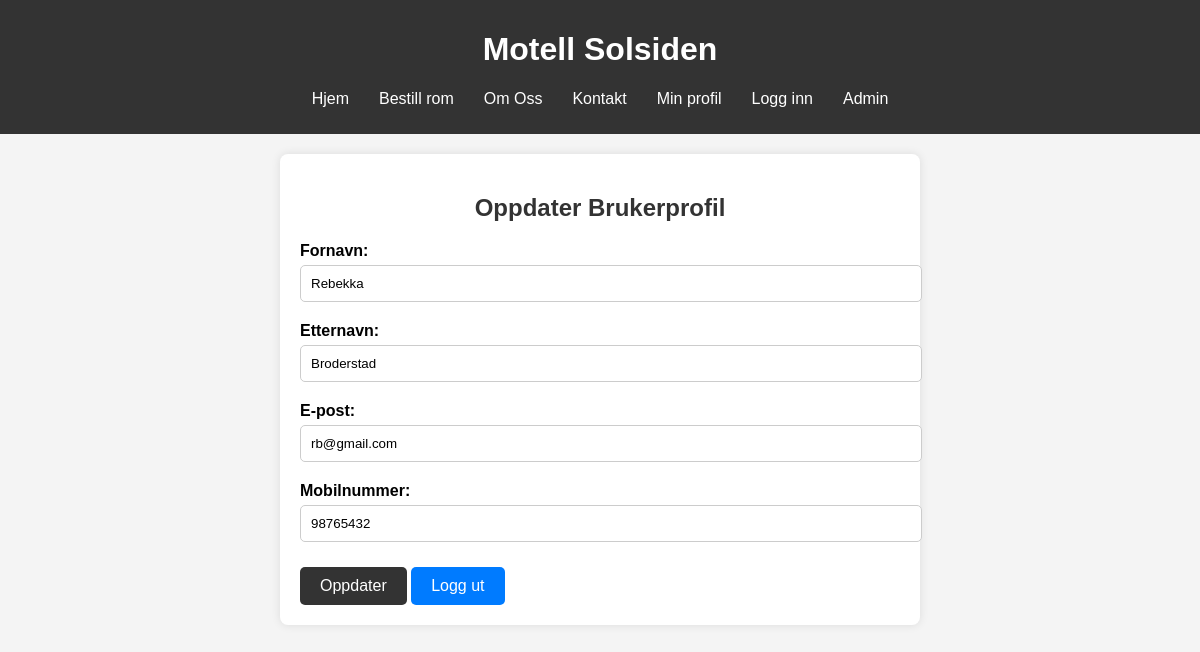
The page /gjesteprofil.php (signed in) on the database its author committed.
### tables this page shows
CREATE TABLE `users` (
  `bruker_id` int(11) NOT NULL,
  `fornavn` varchar(50) DEFAULT NULL,
  `etternavn` varchar(50) DEFAULT NULL,
  `mobil` int(15) DEFAULT NULL,
  `epost` varchar(100) DEFAULT NULL,
  `passord` varchar(100) DEFAULT NULL,
  `rolle` enum('gjest','admin') NOT NULL
);

### gjesteprofil.php (the view, shortened to what this page needs)
<?php
$bruker_id = $_SESSION["bruker_id"];
$servername = "localhost";
$username = "root";
$password = "";
$dbname = "motell";
$conn = new mysqli($servername, $username, $password, $dbname);
$sql = "SELECT fornavn, etternavn, epost, mobil FROM users WHERE bruker_id = ?";
$stmt = $conn->prepare($sql);
$stmt->bind_param("i", $bruker_id);
$stmt->execute();
$result = $stmt->get_result();
$user = $result->num_rows > 0 ? $result->fetch_assoc() : [];
?>
<!DOCTYPE html>
<html lang="no">
<head>
</head>
<body>
<header>
    <h1>Motell Solsiden</h1>
    <nav>
        <ul>
        <li><a href="index.php">Hjem</a></li>
            <li><a href="booking.php">Bestill rom</a></li>
            <li><a href="about.php">Om Oss</a></li>
            <li><a href="kontakt.php">Kontakt</a></li>
            <li><a href="gjesteprofil.php">Min profil</a></li>
            <li><a href="login.php">Logg inn</a></li>
            <li class="right-align"><a href="admin.php">Admin</a></li>
        </ul>
    </nav>
</header>
<div class="container">
    <h2>Oppdater Brukerprofil</h2>
    <form method="post" action="<?php echo htmlspecialchars($_SERVER["PHP_SELF"]); ?>">
        <label for="fornavn">Fornavn:</label>
        <input type="text" id="fornavn" name="fornavn" value="<?php echo $user["fornavn"] ?? ''; ?>">
        <label for="etternavn">Etternavn:</label>
        <input type="text" id="etternavn" name="etternavn" value="<?php echo $user["etternavn"] ?? ''; ?>">
        <label for="epost">E-post:</label>
        <input type="text" id="epost" name="epost" value="<?php echo $user["epost"] ?? ''; ?>">
        <label for="mobil">Mobilnummer:</label>
        <input type="text" id="mobil" name="mobil" value="<?php echo $user["mobil"] ?? ''; ?>">
        <input type="submit" value="Oppdater">
        <a href="logout.php" class="logout-button">Logg ut</a>
    </form>
</div>
</body>
</html>

### gjesteprofil.php (style rules this page uses)
body { font-family: Arial, sans-serif; background-color: #f4f4f4; margin: 0; padding: 0; }
header { background-color: #333; color: #fff; padding: 10px 0; text-align: center; }
header nav ul { list-style: none; display: flex; justify-content: center; padding: 0; }
header nav ul li { margin: 0 15px; }
header nav ul li a { color: #fff; text-decoration: none; }
.container { max-width: 600px; margin: 20px auto; padding: 20px; background-color: #fff; border-radius: 8px; box-shadow: 0 0 10px rgba(0, 0, 0, 0.1); }
.container h2 { text-align: center; color: #333; }
form label { font-weight: bold; margin-top: 10px; display: block; }
form input[type="text"], form input[type="email"] { width: 100%; padding: 10px; margin: 5px 0 10px 0; border: 1px solid #ccc; border-radius: 5px; }
form input[type="submit"] { display: inline-block; margin-top: 15px; padding: 10px 20px; background-color: #333; color: white; text-decoration: none; border: none; border-radius: 5px; text-align: center; font-size: 16px; cursor: pointer; transition: background-color 0.3s ease; }
.logout-button { display: inline-block; margin-top: 15px; padding: 10px 20px; background-color: #007BFF; color: white; text-decoration: none; border: none; border-radius: 5px; text-align: center; font-size: 16px; cursor: pointer; transition: background-color 0.3s ease; }

### rows shown on the page
users: fornavn "Rebekka", etternavn "Broderstad", epost "rb@gmail.com", mobil "98765432"
